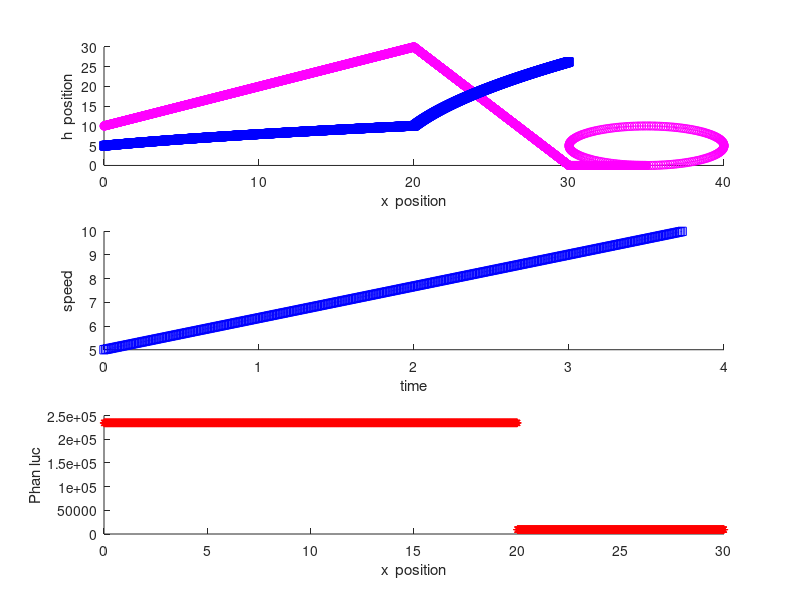

Write MATLAB code to recreate this figure.
%parameter for train
m = 1000;  %kg
g = 9.8;
anpha = pi/4;
% state 1
x1 = 0;
h1 = 10;
dx = 0.01;
x2 = 20;
h2 = 30;
x = x1 : dx : x2;
h = x + 10;
% calculate speed
v1 = 5;
v2 = 10;
s = 28;
a = (v2 * v2 - v1 * v1 ) / (2 * s);
t_sum = (v2 - v1) / a;
dt = 0.01;
t = 0 : dt : t_sum;
v = v1 + a * t;

% position ~ speed

v10 = sqrt(2*sqrt(2)*a*x + v1 * v1);
W = 1/2 * m * v2 * v2 + m * g * h2;
%tinh phan luc
F = W - 1/2 * m * v1 * v1 - m * g * h1;
N1 = F + m * a * cos(anpha);

%state 2: down
x3 = 30;
h3 = 0;
x31 = x2 : dx : x3;
x32 = 0: dx : (x3 - x2);
h31 = -3 * x32 + x3;

v3 = sqrt(2 * W / m - 2 * g * h31);
v3max = sqrt(2 * W /m);
a3 = (v3max * v3max - v2 * v2) / (2 * sqrt(1000));
N3 = m * a3;

%calculate speed in state 2
%state 3: straight down
x4 = 35;
x41 = x3 : dx : x4;
x42 = 0 : dx : (x4 - x2);
h41 = 0 * x41;
v4 = sqrt(2 * W / m );
%state 4: loop
x5 = 35;
r5 = 5;
ang5 = 0 : pi/100 : 2*pi;
xunit5 = r5*cos(ang5) + x5;
yunit5 = r5*sin(ang5) + r5;
    %gia toc huong tam: ac 
ac = v4 * v4 / r5;

figure;
hold on;

subplot(3,1,1);
hold on;
%shape of race
plot(x,h,'-om');
plot(x31,h31,'-om');
plot(x41,h41,'-om');
plot(xunit5, yunit5, '-om');

%speed
plot(x,v10,':bs');
plot(x31, v3, ':bs');


%label
xlabel('x _ position');
ylabel('h _ position');



subplot(3,1,2);
hold on;
plot(t,v,':bs');
xlabel('time');
ylabel('speed');


subplot(3,1,3);
hold on;
%Phan luc
plot(x, N1 , '-.*r');
plot(x31, N3, '-.*r');
%label
xlabel('x _ position');
ylabel('Phan luc');



